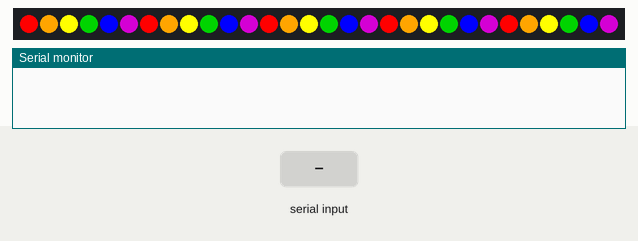
A sketch run on a simulated Arduino Mega 2560, built with avr-gcc and run on an emulated ATmega2560. On the bench: 30 RGB LEDs in strip order, left to right, the last lines printed to the serial monitor. The inputs (shaded band) are chosen by the test bench. Dim RGB values are drawn brighter than linear; random numbers use the default seed unless the sketch sets one.

Above: at 1.2 s.
1.3 s: byte 97 ('a') received over Serial
At 2.41 s:
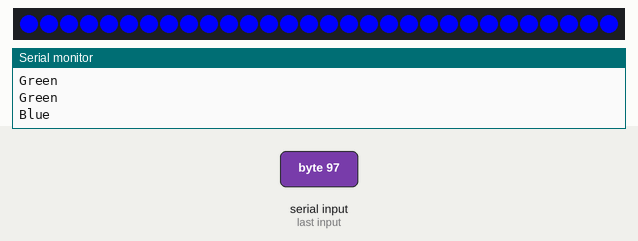
3.7 s: "0" received over Serial
At 4.3 s:
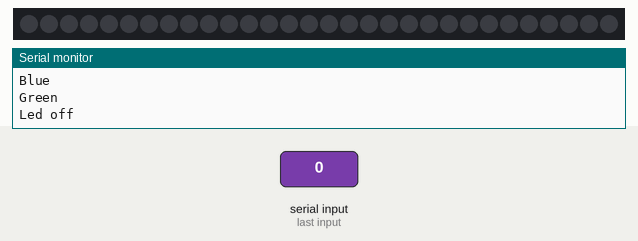
5.2 s: byte 114 ('r') received over Serial
At 5.94 s:
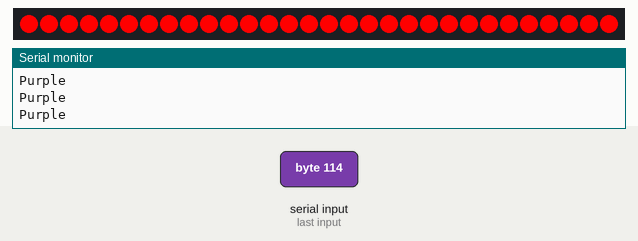
8.2 s: "5" received over Serial
At 9.05 s:
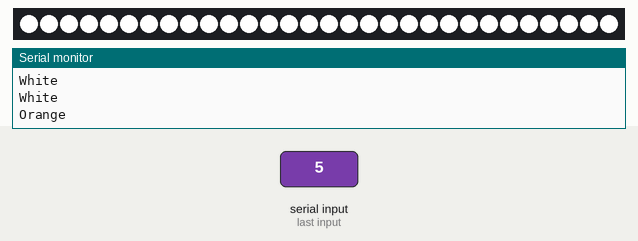
10.7 s: byte 101 ('e') received over Serial
At 11.16 s:
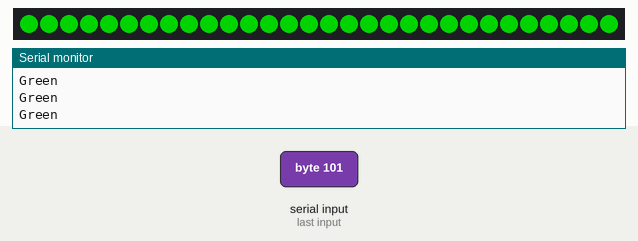
13.7 s: byte 115 ('s') received over Serial
At 16.32 s:
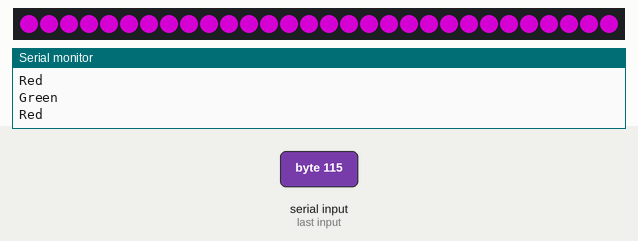
Timing chart, 0 to 17.7 s (numbered marks = the images above; inputs shaded):
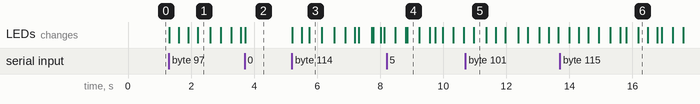

Measured:
- after the input at 1.3 s, the LEDs: first change at once (image 1 shows a later state)
- after the input at 5.2 s, the LEDs: change at once (image 3)
- what the display in image 3 shows lasts 0.4 s, from 5.7 s to 6.1 s

The sketch:

main_arduino.ino
```cpp
#include <FastLED.h>

#define LED_PIN     6
#define NUM_LEDS    30

CRGB leds[NUM_LEDS];


int red_light_pin = 47;
int green_light_pin = 48;
int blue_light_pin = 49;

// serial communication
//String incoming; // for incoming serial data
char incomingByte;
char byte_mode;

void setup() {
  // put your setup code here, to run once:
  /*
  pinMode(red_light_pin, OUTPUT);
  pinMode(green_light_pin, OUTPUT);
  pinMode(blue_light_pin, OUTPUT);
  */

  FastLED.addLeds<NEOPIXEL, LED_PIN>(leds, NUM_LEDS);
  led_off();
  fill_rainbow();
  FastLED.show();
  Serial.begin(9600); // opens serial port, sets data rate to 9600 bps

}

void loop() {
//  Serial.print("incomingByte = ");
//  Serial.println(incomingByte);

  if (Serial.available() > 0) {
    incomingByte = Serial.read();
//    Serial.print("incomingByte = ");
//    Serial.println(incomingByte);
//    Serial.print("incomingByte == '1' = ");
//    Serial.println(incomingByte == '1');

    if (incomingByte == '0' || incomingByte == '6') {
      led_off();
      byte_mode = incomingByte;
    } else if (incomingByte == '1') {
       fill_red();
      byte_mode = incomingByte;
    } else if (incomingByte == '2') {
      fill_green();
      byte_mode = incomingByte;
    } else if (incomingByte == '3') {
      fill_blue();
      byte_mode = incomingByte;
    } else if (incomingByte == '4') {
      fill_purple();
      byte_mode = incomingByte;
    }else if (incomingByte == '5') {
      incomingByte = 'q';
    } if (incomingByte == 'x' ||
          incomingByte == 'q' ||   // q = red + green     = 1 + 2
          incomingByte == 'w' ||   // w = red + blue      = 1 + 3
          incomingByte == 'e' ||   // e = green + blue    = 2 + 3
          incomingByte == 'r' ||   // r = red + purple    = 1 + 4
          incomingByte == 't' ||   // t = green + purple  = 2 + 4
          incomingByte == 'y' ||   // y = blue + purple   = 3 + 4
          incomingByte == 'a' ||   // a = red + green + blue    = 1 + 2 + 3
          incomingByte == 's' ||   // s = red + green + purple  = 1 + 2 + 4
          incomingByte == 'd' ||   // d = red + blue + purple   = 1 + 3 + 4
          incomingByte == 'f' ||   // f = green + blue + purple = 2 + 3 + 4
          incomingByte == 'z') {   // z = red + blue + green + purple = 1 + 2 + 3 + 4
      byte_mode = incomingByte;
    }
    /*
    if (incomingByte == '6'){
      fill_solid(leds, NUM_LEDS, CRGB::Purple);
//        set_all_color(CRGB::Purple);
        RGB_color(0,255,255); // Cyan
    } else if (incomingByte == '1') {
        set_all_color(CRGB::Red);
        RGB_color(0,255,0); // Green
    } else if (incomingByte == '2') {
        set_all_color(CRGB::Orange);
        RGB_color(0,0,255); // Blue
    } else if (incomingByte == '0') {
        set_all_color(CRGB::Yellow);
        RGB_color(255,255,0); // Yellow
    } else if (incomingByte == '4') {
        set_all_color(CRGB::Green);
        RGB_color(255,0,255); // Magenta
    } else if (incomingByte == '5') {
        set_all_color(CRGB::Blue);
        RGB_color(255,0,0); // Red
    } else {
      RGB_color(255,255,255); // White
    }
    */
    /*
    if (incomingByte == '6'){
        RGB_color(0,255,255); // Cyan
    } else if (incomingByte == '1') {
        RGB_color(0,255,0); // Green
    } else if (incomingByte == '2') {
        RGB_color(0,0,255); // Blue
    } else if (incomingByte == '0') {
        RGB_color(255,255,0); // Yellow
    } else if (incomingByte == '4') {
        RGB_color(255,0,255); // Magenta
    } else if (incomingByte == '5') {
        RGB_color(255,0,0); // Red
    } else {
      RGB_color(255,255,255); // White
    } */


  }


  if (byte_mode == 'x') { // 1 + 2 = red + green
      fill_rainbow();
  } else if (byte_mode == 'q') { // 1 + 2 = red + green
      int rand_n = random(2);
//      Serial.println(rand_n);
      if (rand_n == 0) {
//        fill_red();
          fill_white();
      } else {
//        fill_green();
          fill_orange();
      }
    } else if (byte_mode == 'w') { // 1 + 3 = red + blue
      int rand_n = random(2);
//      Serial.println(rand_n);
      if (rand_n == 0) {
        fill_red();
      } else {
        fill_blue();
      }
    } else if (byte_mode == 'e') { // 2 + 3 = green + blue
      int rand_n = random(2);
//      Serial.println(rand_n);
      if (rand_n == 0) {
        fill_blue();
      } else {
        fill_green();
      }
    } else if (byte_mode == 'r') { // 1 + 4 = red + purple
      int rand_n = random(2);
//      Serial.println(rand_n);
      if (rand_n == 0) {
        fill_red();
      } else {
        fill_purple();
      }
    } else if (byte_mode == 't') { // 2 + 4 = green + purple
      int rand_n = random(2);
//      Serial.println(rand_n);
      if (rand_n == 0) {
        fill_purple();
      } else {
        fill_green();
      }
    } else if (byte_mode == 'y') { // 3 + 4 = blue + purple
      int rand_n = random(2);
//      Serial.println(rand_n);
      if (rand_n == 0) {
        fill_blue();
      } else {
        fill_purple();
      }
    } else if (byte_mode == 'a') { // 1 + 2 + 3 = red + green + blue
      int rand_n = random(3);
//      Serial.println(rand_n);
      if (rand_n == 0) {
        fill_red();
//        fill_orange();
      } else if (rand_n == 1) {
        fill_green();
      } else {
        fill_blue();
      }
    } else if (byte_mode == 's') { // 1 + 2 + 4 = red + green + purple
      int rand_n = random(3);
//      Serial.println(rand_n);
      if (rand_n == 0) {
        fill_red();
      } else if (rand_n == 1) {
        fill_green();
      } else {
        fill_purple();
      }
    } else if (byte_mode == 'd') { // 1 + 3 + 4 = red + blue + purple
      int rand_n = random(3);
//      Serial.println(rand_n);
      if (rand_n == 0) {
        fill_red();
      } else if (rand_n == 1) {
        fill_purple();
      } else {
        fill_blue();
      }
    } else if (byte_mode == 'f') { // 2 + 3 + 4 = blue + green + purple
      int rand_n = random(3);
//      Serial.println(rand_n);
      if (rand_n == 0) {
        fill_purple();
      } else if (rand_n == 1) {
        fill_green();
      } else {
        fill_blue();
      }
    } else if (byte_mode == 'z') { // 1 + 2 + 3 + 4 = red + blue + green + purple
      int rand_n = random(4);
//      Serial.println(rand_n);
      if (rand_n == 0) {
        fill_red();
      } else if (rand_n == 1) {
        fill_green();
      } else if (rand_n == 2) {
        fill_blue();
      } else {
        fill_purple();
      }
    }
    FastLED.show();
//  delay(250);

}

void led_off() {
  FastLED.clear();
  Serial.println("Led off");
}

void fill_red() {
  fill_solid(leds, NUM_LEDS, CRGB::Red);
  Serial.println("Red");
}

void fill_white() {
  fill_solid(leds, NUM_LEDS, CRGB::White);
  Serial.println("White");
}

void fill_green() {
  fill_solid(leds, NUM_LEDS, CRGB::Green);
  Serial.println("Green");
}

void fill_blue() {
  fill_solid(leds, NUM_LEDS, CRGB::Blue);
  Serial.println("Blue");
}

void fill_purple() {
  fill_solid(leds, NUM_LEDS, CRGB::Purple);
  Serial.println("Purple");
}

void fill_orange(){
  fill_solid(leds, NUM_LEDS, CRGB::Orange);
  Serial.println("Orange");
}


void fill_yellow() {
  fill_solid(leds, NUM_LEDS, CRGB::Yellow);
  Serial.println("Yellow");
}


void fill_random(int k){

  fill_solid(leds, NUM_LEDS,CRGB::Orange);
  Serial.println("Orange");

//  RGB_color(255,0,255); // Magenta
}

void fill_rainbow() {
  for (int i=0; i<NUM_LEDS; i++){
    if (i%6 == 0) {
      leds[i] = CRGB::Red;
    } else if (i%6 == 1) {
      leds[i] = CRGB::Orange;
    } else if (i%6 == 2) {
      leds[i] = CRGB::Yellow;
    } else if (i%6 == 3) {
      leds[i] = CRGB::Green;
    } else if (i%6 == 4) {
      leds[i] = CRGB::Blue;
    } else {
      leds[i] = CRGB::Purple;
    }
  }
//  leds[NUM_LEDS]
}
/*
  RGB_color(255, 0, 0); // Red
  RGB_color(0, 255, 0); // Green
  RGB_color(0, 0, 255); // Blue
  RGB_color(255, 255, 125); // Raspberry
  RGB_color(0, 255, 255); // Cyan
  RGB_color(255, 0, 255); // Magenta
  RGB_color(255, 255, 0); // Yellow


void RGB_color(int red_light_value, int green_light_value, int blue_light_value)
{
  analogWrite(red_light_pin, red_light_value);
  analogWrite(green_light_pin, green_light_value);
  analogWrite(blue_light_pin, blue_light_value);
}
*/
```
